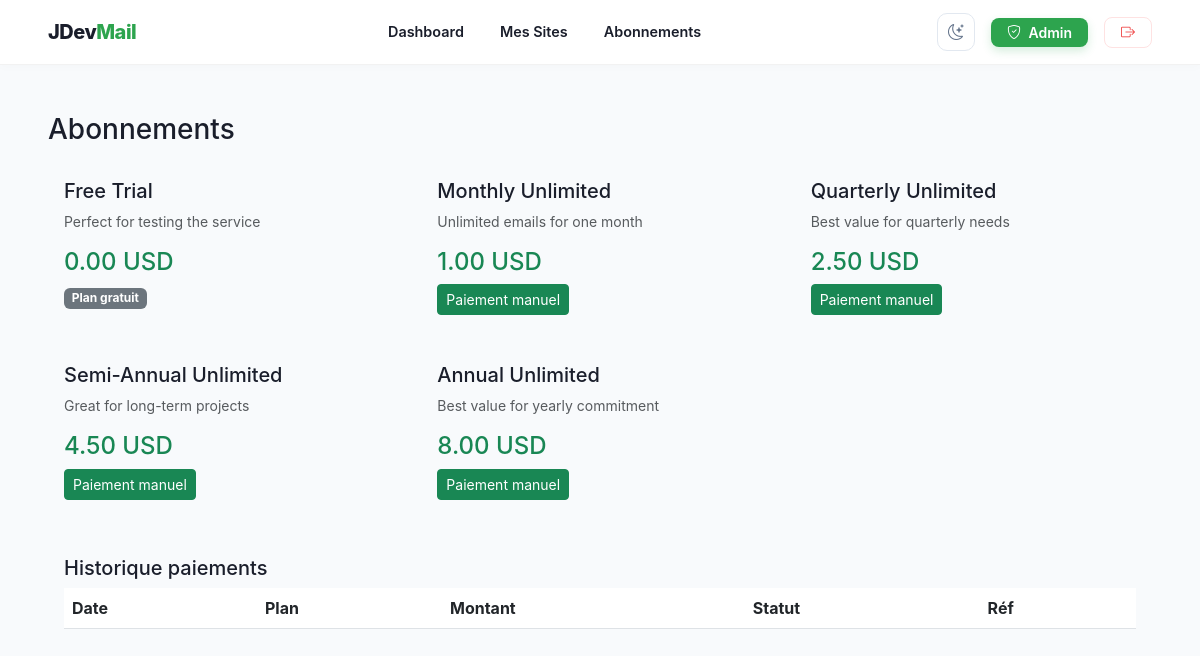
The page /subscriptions (signed in) on the database its author committed.
### tables this page shows
CREATE TABLE IF NOT EXISTS `plans` (
    `id` INT AUTO_INCREMENT PRIMARY KEY,
    `name` VARCHAR(50) NOT NULL,
    `slug` VARCHAR(50) UNIQUE NOT NULL,
    `description` TEXT,
    `duration_months` INT NOT NULL,
    `price` DECIMAL(10, 2) NOT NULL,
    `emails_limit` INT NULL COMMENT 'NULL for unlimited',
    `features` JSON,
    `is_active` BOOLEAN DEFAULT TRUE,
    `sort_order` INT DEFAULT 0,
    `created_at` TIMESTAMP DEFAULT CURRENT_TIMESTAMP,
    INDEX idx_is_active (`is_active`),
    INDEX idx_sort_order (`sort_order`)
);

### app/Core/Controller.php (called while the page is built, shortened)
<?php
abstract class Controller {
    protected function render($view, $data = [], $layout = 'main') {
        extract($data);
        require_once APP_ROOT . "/app/Views/$view.php";
    }
}

### app/Controllers/SubscriptionController.php (called while the page is built, shortened)
<?php
class SubscriptionController extends Controller {
    private Plan $planModel;
    private Subscription $subscriptionModel;
    private Payment $paymentModel;
    public function __construct() {
        $this->planModel = new Plan();
        $this->subscriptionModel = new Subscription();
        $this->paymentModel = new Payment();
    }
    public function index() {
        $userId = (int) Session::get('user_id');
        return $this->render('subscriptions/index', [
            'title' => 'Abonnements',
            'plans' => $this->planModel->getActivePlans(),
            'activeSubscription' => $this->subscriptionModel->getActiveSubscription($userId),
            'latestSubscription' => $this->subscriptionModel->getLatestByUser($userId),
            'payments' => $this->paymentModel->getByUser($userId),
            'success' => Session::flash('success'),
            'error' => Session::flash('error')
        ], 'dashboard');
    }
}

### app/Core/Router.php (called while the page is built, shortened)
<?php
class Router {
    protected $routes = [];
    public function add($method, $path, $handler) {
        $path = preg_replace('/\{([a-z]+)\}/', '(?P<\1>[^/]+)', $path);
        $this->routes[] = [
            'method' => strtoupper($method),
            'path' => '#^' . $path . '$#',
            'handler' => $handler
        ];
    }
    public function handle($method, $uri) {
        $uri = explode('?', $uri)[0];
        $uri = rtrim($uri, '/');
        $uri = $uri === '' ? '/' : $uri;
        foreach ($this->routes as $route) {
            if (!preg_match($route['path'], $uri, $matches)) {
                continue;
            }
            $handler = explode('@', $route['handler']);
            $controllerName = 'App\\Controllers\\' . $handler[0];
            $methodName = $handler[1];
            if (class_exists($controllerName) && method_exists($controllerName, $methodName)) {
                $controller = new $controllerName();
                $params = array_filter($matches, 'is_string', ARRAY_FILTER_USE_KEY);
                return call_user_func_array([$controller, $methodName], array_values($params));
            }
        }
    }
}

### public/index.php (called while the page is built, shortened)
<?php
require_once __DIR__ . '/../helpers/functions.php';
spl_autoload_register(function ($class) {
    $class = str_replace('\\', DIRECTORY_SEPARATOR, $class);
    $file = dirname(__DIR__) . DIRECTORY_SEPARATOR . $class . '.php';
});
$router = new \App\Core\Router();
$requestUri = $_SERVER['REQUEST_URI'] ?? '/';
$basePath = parse_url(APP_URL, PHP_URL_PATH) ?: '';
$uri = explode('?', $requestUri)[0];
if ($basePath && str_starts_with($uri, $basePath)) {
    $uri = substr($uri, strlen($basePath));
}
$uri = $uri === '' ? '/' : $uri;
$router->handle($_SERVER['REQUEST_METHOD'], $uri);

### app/Core/Model.php (called while the page is built, shortened)
<?php
abstract class Model {
    public function __construct() {
        $this->db = Database::getInstance();
    }
}

### app/Core/Database.php (called while the page is built, shortened)
<?php
class Database {
    private static $instance = null;
    private function __construct() {
        try {
            $dsn = "mysql:host=" . DB_HOST . ";dbname=" . DB_NAME . ";charset=" . DB_CHARSET;
            $options = [
                PDO::ATTR_ERRMODE            => PDO::ERRMODE_EXCEPTION,
                PDO::ATTR_DEFAULT_FETCH_MODE => PDO::FETCH_ASSOC,
                PDO::ATTR_EMULATE_PREPARES   => false,
            ];
            $this->connection = new PDO($dsn, DB_USER, DB_PASS, $options);
        } catch (PDOException $e) {
            die("Erreur de connexion : " . $e->getMessage());
        }
    }
    public static function getInstance() {
        if (self::$instance === null) {
            self::$instance = new self();
        }
        return self::$instance->connection;
    }
}

### app/Models/Plan.php (called while the page is built, shortened)
<?php
class Plan extends Model {
    protected $table = 'plans';
    public function getActivePlans() {
        $stmt = $this->db->prepare("SELECT * FROM {$this->table} WHERE is_active = 1 ORDER BY sort_order ASC");
        $stmt->execute();
        return $stmt->fetchAll();
    }
}

### helpers/functions.php (called while the page is built, shortened)
<?php
function e($value) {
    return htmlspecialchars($value, ENT_QUOTES, 'UTF-8');
}

### app/Views/subscriptions/index.php (the view, shortened to what this page needs)
<section class="py-4">
  <h3 class="section-title mb-3">Abonnements</h3>
  <div class="row g-3 mb-4">
    <?php foreach($plans as $plan): ?>
      <div class="col-md-4">
        <div class="panel h-100 p-3 feature-card">
          <h5><?php echo e($plan['name']); ?></h5>
          <p class="text-muted small"><?php echo e($plan['description']); ?></p>
          <h4 class="text-success"><?php echo number_format((float)$plan['price'], 2); ?> USD</h4>
          <?php if ((float)$plan['price'] > 0): ?>
            <a class="btn btn-success btn-sm" href="<?php echo APP_URL; ?>/subscriptions/checkout/<?php echo (int)$plan['id']; ?>">Paiement manuel</a>
          <?php else: ?>
            <span class="badge bg-secondary">Plan gratuit</span>
          <?php endif; ?>
        </div>
      </div>
    <?php endforeach; ?>
  </div>
  <div class="panel p-3">
    <h5>Historique paiements</h5>
    <div class="table-responsive">
      <table class="table align-middle mb-0">
        <thead><tr><th>Date</th><th>Plan</th><th>Montant</th><th>Statut</th><th>Réf</th></tr></thead>
      </table>
    </div>
  </div>
</section>

### app/Views/layouts/dashboard.php (style rules this page uses)
:root { --accent: #2da44e; --accent-hover: #1a6e3a; --nav-bg: #ffffff; --text-main: #1a1e2b; }
body { background-color: #f8fafc; color: var(--text-main); font-family: 'Inter', -apple-system, BlinkMacSystemFont, sans-serif; }
:root { --bg-body: #f8fafc; --bg-card: #ffffff; --text-main: #1a1e2b; --nav-bg: #ffffff; --border-color: rgba(0,0,0,0.05); }
body { background-color: var(--bg-body); color: var(--text-main); transition: background-color 0.3s ease, color 0.3s ease; }

### rows shown on the page
plans: name "Free Trial", description "Perfect for testing the service", price "0.00", shows "Plan gratuit"
plans: name "Monthly Unlimited", description "Unlimited emails for one month", price "1.00"
plans: name "Quarterly Unlimited", description "Best value for quarterly needs", price "2.50"
plans: name "Semi-Annual Unlimited", description "Great for long-term projects", price "4.50"
plans: name "Annual Unlimited", description "Best value for yearly commitment", price "8.00"
